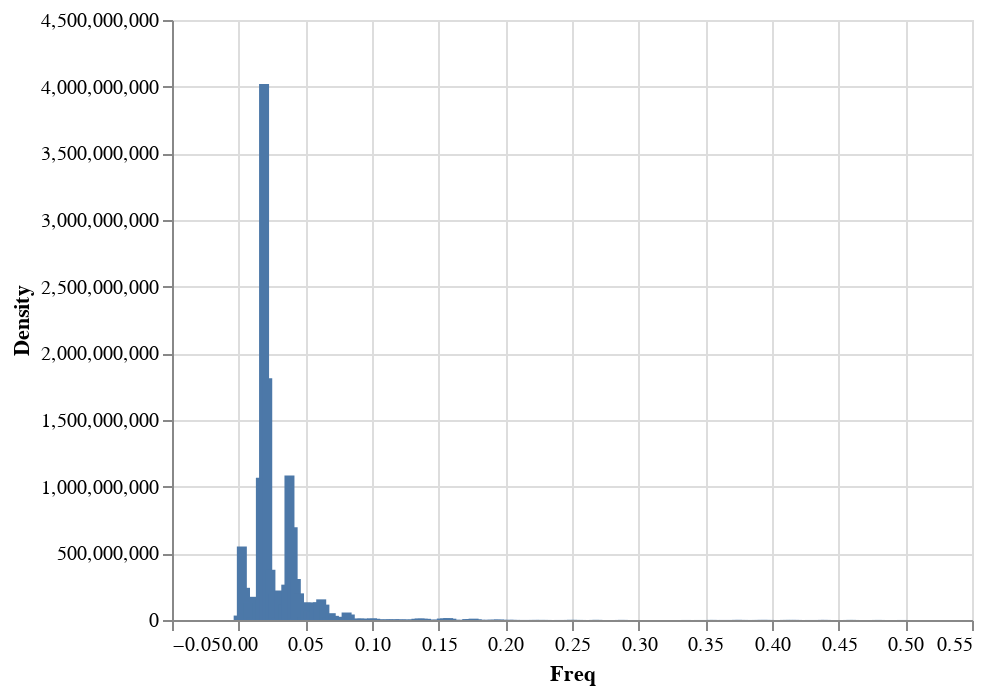

Write notebook code for a chart like this one.
### Code cell
data = pd.DataFrame({'Freq' : f,'Density' : Pxx_den})
alt.Chart(data).mark_bar().encode(
    x='Freq',
    y='Density',
)

### Figure 1 — Vega-Lite specification as saved in the notebook (floating-point values rounded to 4 significant figures; data arrays with more than 128 entries replaced by an {"elided": "..."} marker saying what was removed)
{"$schema": "https://vega.github.io/schema/vega-lite/v3.4.0.json", "config": {"mark": {"tooltip": null}, "view": {"height": 300, "width": 400}}, "data": {"name": "data-4df0c8dbd00fabff11ea0698442d3a6f"}, "datasets": {"data-4df0c8dbd00fabff11ea0698442d3a6f": {"elided": "211 records"}}, "encoding": {"x": {"field": "Freq", "type": "quantitative"}, "y": {"field": "Density", "type": "quantitative"}}, "mark": "bar"}
